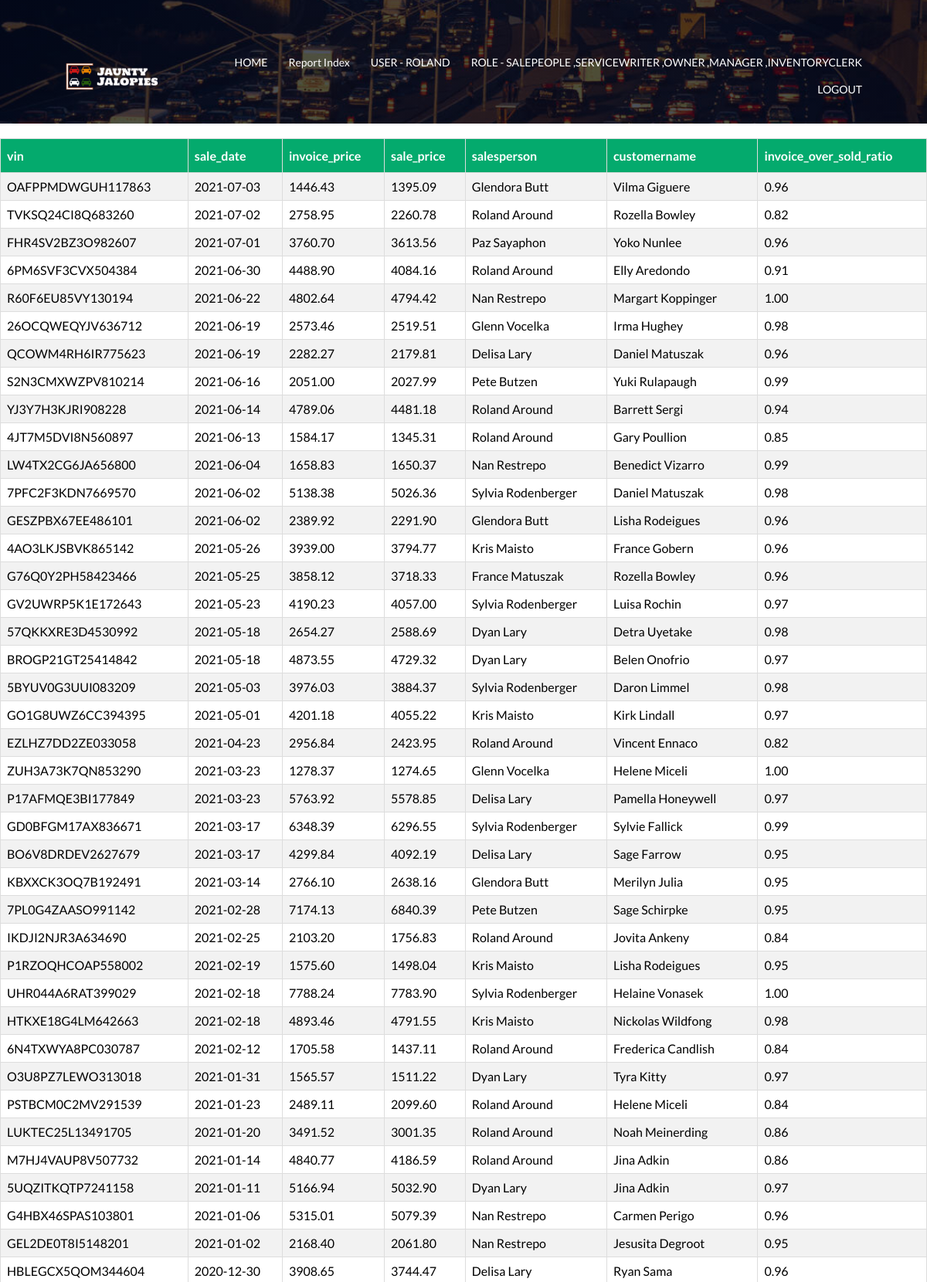
/report/report_below_cost_sales.php (signed in, upper part), run on the app's committed database.
### tables this page shows
CREATE TABLE Sale (
  vin varchar(50) NOT NULL,
  customerID int(16) unsigned NOT NULL AUTO_INCREMENT,
  username varchar(250) NOT NULL,
  sale_date date NOT NULL,
  sale_price float(10,2) NOT NULL,
  PRIMARY KEY (customerID, username,vin)
);

CREATE TABLE Vehicle (
  vin varchar(50) NOT NULL,
  model_name varchar(250) NULL,
  model_year year NOT NULL,
  invoice_price float(10,2) NOT NULL,
  description varchar(250) NULL,
  manufacturer_name varchar(250) NOT NULL,
  username varchar(250) NOT NULL,
  inventory_added_date  date NOT NULL,
  PRIMARY KEY (vin)
);

### lib/queryfunction.php (called while the page is built, shortened)
<?php
function query_report_below_cost_sales($conn) {
    $query = "SELECT s.vin, s.sale_date,v.invoice_price,s.sale_price,
    CONCAT(u.first_name,' ', u.last_name) AS salesperson,
    TRIM(CONCAT(IFNULL(i.first_name,''),' ',IFNULL(i.last_name,''),IFNULL(b.primary_contact_first_name,''),' ',IFNULL(b.primary_contact_last_name,''))) AS customername,
    ROUND((s.sale_price / v.invoice_price), 2) AS invoice_over_sold_ratio
    FROM Sale AS s
    LEFT JOIN Vehicle AS v ON v.vin = s.vin
    LEFT JOIN LoggedInUser AS u ON u.username = s.username
    LEFT JOIN Customer AS c ON c.customerID = s.customerID
    LEFT JOIN Individual AS i ON i.customerID = c. customerID
    LEFT JOIN Business AS b ON b.customerID = c. customerID
    WHERE v.invoice_price > s.sale_price
    ORDER BY s.sale_date DESC, invoice_over_sold_ratio DESC;";
    return mysqli_query($conn, $query);
}

### report/report_below_cost_sales.php (the view, shortened to what this page needs)
<?php
include_once '../lib/queryfunction.php';
?>
<html lang="en">
<?php
include_once '../lib/header.php';
?>
</head>
<body>
    <?php
    include_once '../lib/sub_header.php';
    ?>
    <div>
        <br>
        <table class="report_table">
            <?php
            $conn = mysql_conn_init_6400();
            $result = query_report_below_cost_sales($conn);
            $is_header_printed = false;
            while ($row = $result->fetch_assoc()) {
                echo "<tr>";
                if (!$is_header_printed) {
                    foreach ($row as $key => $value) {
                        echo "<th>$key</th>";
                    }
                    $is_header_printed = true;
                    echo "</tr>";
                    echo "<tr>";
                }
                foreach ($row as $key => $value) {
                    echo "<td>$value</td>";
                }
                echo "</tr>";
            }
            ?>
        </table>
    </div>
</body>
</html>

### css/style.css (style rules this page uses)
* { margin: 0; padding: 0; font-family: 'Lato', sans-serif; }
.report_table { font-family: Arial, Helvetica, sans-serif; border-collapse: collapse; width: 100%; }
.report_table td, .report_table th { border: 1px solid #ddd; padding: 8px; }
.report_table tr:nth-child(even) { background-color: #f2f2f2; }
.report_table th { padding-top: 12px; padding-bottom: 12px; text-align: left; background-color: #04AA6D; color: white; }

### data on the page
sale: key "vin", key "sale_date", key "invoice_price", key "sale_price", key "salesperson", key "customername", key "invoice_over_sold_ratio", vin "OAFPPMDWGUH117863", sale_date "2021-07-03", vin.invoice_price "1446.43", sale_price "1395.09", value "Glendora Butt", value "Vilma Giguere", value "0.96"
sale: vin "TVKSQ24CI8Q683260", sale_date "2021-07-02", vin.invoice_price "2758.95", sale_price "2260.78", value "Roland Around", value "Rozella Bowley", value "0.82"
sale: vin "FHR4SV2BZ3O982607", sale_date "2021-07-01", vin.invoice_price "3760.70", sale_price "3613.56", value "Paz Sayaphon", value "Yoko Nunlee", value "0.96"
sale: vin "6PM6SVF3CVX504384", sale_date "2021-06-30", vin.invoice_price "4488.90", sale_price "4084.16", value "Roland Around", value "Elly Aredondo", value "0.91"
sale: vin "R60F6EU85VY130194", sale_date "2021-06-22", vin.invoice_price "4802.64", sale_price "4794.42", value "Nan Restrepo", value "Margart Koppinger", value "1.00"
sale: vin "26OCQWEQYJV636712", sale_date "2021-06-19", vin.invoice_price "2573.46", sale_price "2519.51", value "Glenn Vocelka", value "Irma Hughey", value "0.98"
sale: vin "QCOWM4RH6IR775623", sale_date "2021-06-19", vin.invoice_price "2282.27", sale_price "2179.81", value "Delisa Lary", value "Daniel Matuszak", value "0.96"
sale: vin "S2N3CMXWZPV810214", sale_date "2021-06-16", vin.invoice_price "2051.00", sale_price "2027.99", value "Pete Butzen", value "Yuki Rulapaugh", value "0.99"
sale: vin "YJ3Y7H3KJRI908228", sale_date "2021-06-14", vin.invoice_price "4789.06", sale_price "4481.18", value "Roland Around", value "Barrett Sergi", value "0.94"
sale: vin "4JT7M5DVI8N560897", sale_date "2021-06-13", vin.invoice_price "1584.17", sale_price "1345.31", value "Roland Around", value "Gary Poullion", value "0.85"
sale: vin "LW4TX2CG6JA656800", sale_date "2021-06-04", vin.invoice_price "1658.83", sale_price "1650.37", value "Nan Restrepo", value "Benedict Vizarro", value "0.99"
sale: vin "7PFC2F3KDN7669570", sale_date "2021-06-02", vin.invoice_price "5138.38", sale_price "5026.36", value "Sylvia Rodenberger", value "Daniel Matuszak", value "0.98"
sale: vin "GESZPBX67EE486101", sale_date "2021-06-02", vin.invoice_price "2389.92", sale_price "2291.90", value "Glendora Butt", value "Lisha Rodeigues", value "0.96"
sale: vin "4AO3LKJSBVK865142", sale_date "2021-05-26", vin.invoice_price "3939.00", sale_price "3794.77", value "Kris Maisto", value "France Gobern", value "0.96"
sale: vin "G76Q0Y2PH58423466", sale_date "2021-05-25", vin.invoice_price "3858.12", sale_price "3718.33", value "France Matuszak", value "Rozella Bowley", value "0.96"
sale: vin "GV2UWRP5K1E172643", sale_date "2021-05-23", vin.invoice_price "4190.23", sale_price "4057.00", value "Sylvia Rodenberger", value "Luisa Rochin", value "0.97"
sale: vin "57QKKXRE3D4530992", sale_date "2021-05-18", vin.invoice_price "2654.27", sale_price "2588.69", value "Dyan Lary", value "Detra Uyetake", value "0.98"
sale: vin "BROGP21GT25414842", sale_date "2021-05-18", vin.invoice_price "4873.55", sale_price "4729.32", value "Dyan Lary", value "Belen Onofrio", value "0.97"
sale: vin "5BYUV0G3UUI083209", sale_date "2021-05-03", vin.invoice_price "3976.03", sale_price "3884.37", value "Sylvia Rodenberger", value "Daron Limmel", value "0.98"
sale: vin "GO1G8UWZ6CC394395", sale_date "2021-05-01", vin.invoice_price "4201.18", sale_price "4055.22", value "Kris Maisto", value "Kirk Lindall", value "0.97"
sale: vin "EZLHZ7DD2ZE033058", sale_date "2021-04-23", vin.invoice_price "2956.84", sale_price "2423.95", value "Roland Around", value "Vincent Ennaco", value "0.82"
sale: vin "ZUH3A73K7QN853290", sale_date "2021-03-23", vin.invoice_price "1278.37", sale_price "1274.65", value "Glenn Vocelka", value "Helene Miceli", value "1.00"
sale: vin "P17AFMQE3BI177849", sale_date "2021-03-23", vin.invoice_price "5763.92", sale_price "5578.85", value "Delisa Lary", value "Pamella Honeywell", value "0.97"
sale: vin "GD0BFGM17AX836671", sale_date "2021-03-17", vin.invoice_price "6348.39", sale_price "6296.55", value "Sylvia Rodenberger", value "Sylvie Fallick", value "0.99"
sale: vin "BO6V8DRDEV2627679", sale_date "2021-03-17", vin.invoice_price "4299.84", sale_price "4092.19", value "Delisa Lary", value "Sage Farrow", value "0.95"
sale: vin "KBXXCK3OQ7B192491", sale_date "2021-03-14", vin.invoice_price "2766.10", sale_price "2638.16", value "Glendora Butt", value "Merilyn Julia", value "0.95"
sale: vin "7PL0G4ZAASO991142", sale_date "2021-02-28", vin.invoice_price "7174.13", sale_price "6840.39", value "Pete Butzen", value "Sage Schirpke", value "0.95"
sale: vin "IKDJI2NJR3A634690", sale_date "2021-02-25", vin.invoice_price "2103.20", sale_price "1756.83", value "Roland Around", value "Jovita Ankeny", value "0.84"
sale: vin "P1RZOQHCOAP558002", sale_date "2021-02-19", vin.invoice_price "1575.60", sale_price "1498.04", value "Kris Maisto", value "Lisha Rodeigues", value "0.95"
sale: vin "UHR044A6RAT399029", sale_date "2021-02-18", vin.invoice_price "7788.24", sale_price "7783.90", value "Sylvia Rodenberger", value "Helaine Vonasek", value "1.00"
sale: vin "HTKXE18G4LM642663", sale_date "2021-02-18", vin.invoice_price "4893.46", sale_price "4791.55", value "Kris Maisto", value "Nickolas Wildfong", value "0.98"
sale: vin "6N4TXWYA8PC030787", sale_date "2021-02-12", vin.invoice_price "1705.58", sale_price "1437.11", value "Roland Around", value "Frederica Candlish", value "0.84"
sale: vin "O3U8PZ7LEWO313018", sale_date "2021-01-31", vin.invoice_price "1565.57", sale_price "1511.22", value "Dyan Lary", value "Tyra Kitty", value "0.97"
sale: vin "PSTBCM0C2MV291539", sale_date "2021-01-23", vin.invoice_price "2489.11", sale_price "2099.60", value "Roland Around", value "Helene Miceli", value "0.84"
sale: vin "LUKTEC25L13491705", sale_date "2021-01-20", vin.invoice_price "3491.52", sale_price "3001.35", value "Roland Around", value "Noah Meinerding", value "0.86"
sale: vin "M7HJ4VAUP8V507732", sale_date "2021-01-14", vin.invoice_price "4840.77", sale_price "4186.59", value "Roland Around", value "Jina Adkin", value "0.86"
sale: vin "5UQZITKQTP7241158", sale_date "2021-01-11", vin.invoice_price "5166.94", sale_price "5032.90", value "Dyan Lary", value "Jina Adkin", value "0.97"
sale: vin "G4HBX46SPAS103801", sale_date "2021-01-06", vin.invoice_price "5315.01", sale_price "5079.39", value "Nan Restrepo", value "Carmen Perigo", value "0.96"
sale: vin "GEL2DE0T8I5148201", sale_date "2021-01-02", vin.invoice_price "2168.40", sale_price "2061.80", value "Nan Restrepo", value "Jesusita Degroot", value "0.95"
sale: vin "HBLEGCX5QOM344604", sale_date "2020-12-30", vin.invoice_price "3908.65", sale_price "3744.47", value "Delisa Lary", value "Ryan Sama", value "0.96"

### other printed values
$_SESSION['logged']["username"] "ROLAND"
implode(" ,", $_SESSION["logged"]["usertype"]) "SALEPEOPLE ,SERVICEWRITER ,OWNER ,MANAGER ,INVENTORYCLERK"
